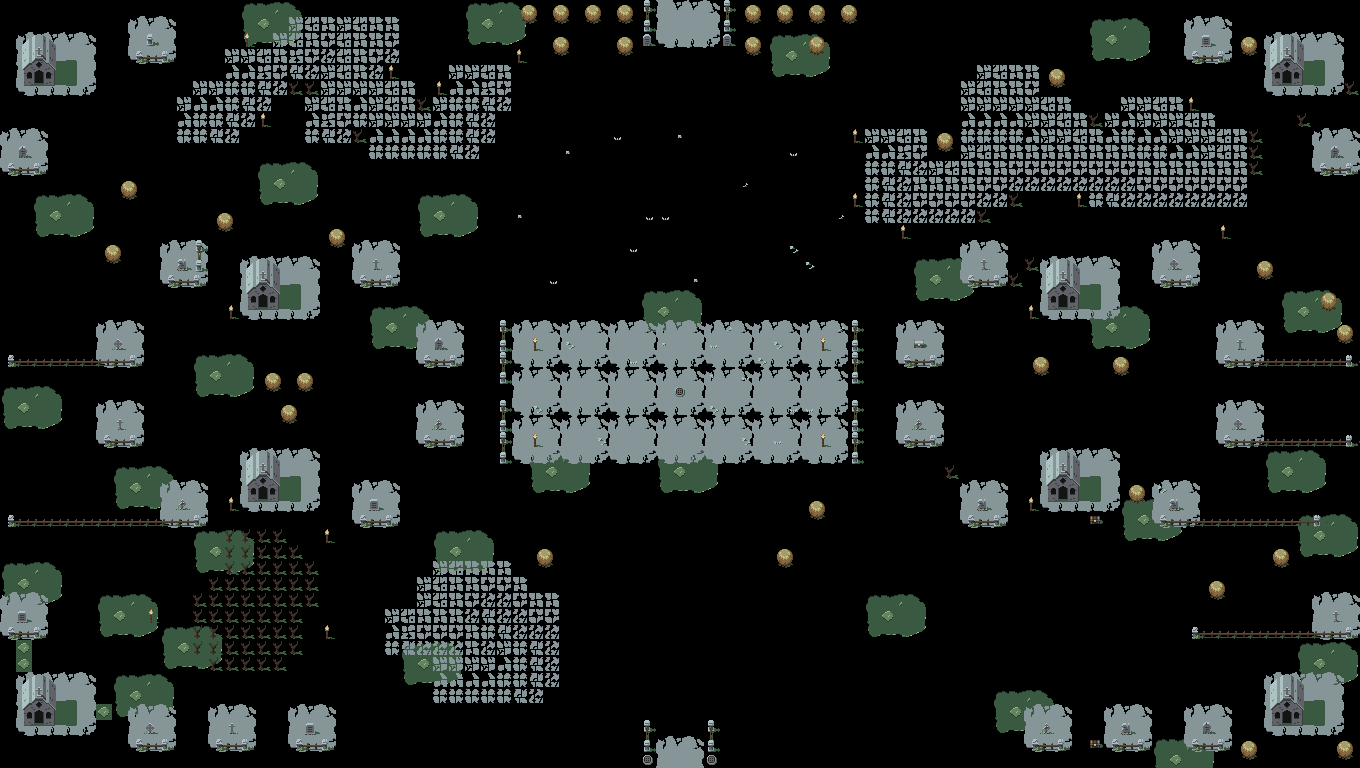

This game map was drawn from its Tiled (.tmx) file and the tilesets committed beside it. A one-line description and the trimmed map source follow:
An orthogonal 85x48 tile map with 16x16 px tiles, 3 tile layers (1, 2, 3).

<map version="1.4" tiledversion="1.4.3" orientation="orthogonal" renderorder="right-down" width="85" height="48" tilewidth="16" tileheight="16" infinite="0" nextlayerid="7" nextobjectid="1">
 <editorsettings>
  <export target="map.csv" format="csv" />
 </editorsettings>
 <tileset firstgid="1" source="graveyard.tsx" />
 <layer id="6" name="1" width="85" height="48">
  <data>[4080 cells, 332 non-empty, 12 distinct tile ids]</data>
 </layer>
 <layer id="5" name="2" width="85" height="48">
  <data>[4080 cells, 613 non-empty, 9 distinct tile ids]</data>
 </layer>
 <layer id="1" name="3" width="85" height="48">
  <data>[4080 cells, 970 non-empty, 70 distinct tile ids]</data>
 </layer>
</map>
